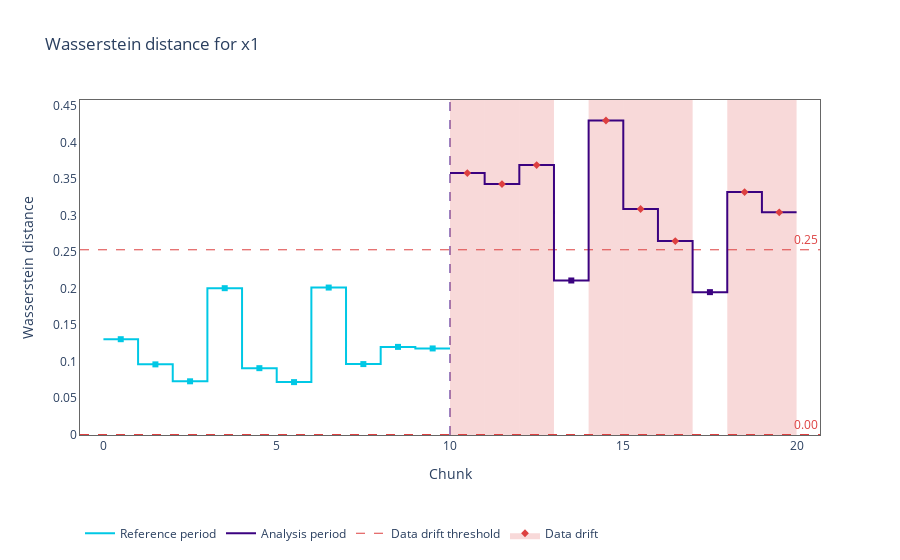

Write notebook code for a chart like this one.
### Code cell
drift_fig = results.plot(kind = "drift",
                method = "wasserstein_distance",
                column_name = "x1",
                plot_reference = True)
drift_fig.show()

### Figure 1 — Plotly figure (JSON) as saved in the notebook; plotly's stock layout.template omitted (floating-point values rounded to 4 significant figures)
{"data": [{"hoverinfo": "skip", "legendgroup": "1", "line": {"color": "#00c8e5", "shape": "hv", "width": 2}, "mode": "lines", "name": "Reference period", "type": "scatter", "x": [0, 1, 2, 3, 4, 5, 6, 7, 8, 9, 10], "y": [0.1306, 0.09607, 0.07288, 0.2005, 0.09088, 0.07176, 0.2013, 0.09646, 0.12, 0.1179, 0.1179]}, {"hoverinfo": "skip", "legendgroup": "1", "line": {"color": "#3b0280", "shape": "hv", "width": 2}, "mode": "lines", "name": "Analysis period", "type": "scatter", "x": [10, 11, 12, 13, 14, 15, 16, 17, 18, 19, 20], "y": [0.3581, 0.3431, 0.3692, 0.211, 0.4302, 0.309, 0.265, 0.195, 0.3321, 0.3044, 0.3044]}, {"customdata": [["[0:99]", "0.1306", "<b style=\"color:#00c8e5;line-height:60px\">Reference</b>", "", "", 0], ["[100:199]", "0.0961", "<b style=\"color:#00c8e5;line-height:60px\">Reference</b>", "", "", 1], ["[200:299]", "0.0729", "<b style=\"color:#00c8e5;line-height:60px\">Reference</b>", "", "", 2], ["[300:399]", "0.2005", "<b style=\"color:#00c8e5;line-height:60px\">Reference</b>", "", "", 3], ["[400:499]", "0.0909", "<b style=\"color:#00c8e5;line-height:60px\">Reference</b>", "", "", 4], ["[500:599]", "0.0718", "<b style=\"color:#00c8e5;line-height:60px\">Reference</b>", "", "", 5], ["[600:699]", "0.2013", "<b style=\"color:#00c8e5;line-height:60px\">Reference</b>", "", "", 6], ["[700:799]", "0.0965", "<b style=\"color:#00c8e5;line-height:60px\">Reference</b>", "", "", 7], ["[800:899]", "0.1200", "<b style=\"color:#00c8e5;line-height:60px\">Reference</b>", "", "", 8], ["[900:999]", "0.1179", "<b style=\"color:#00c8e5;line-height:60px\">Reference</b>", "", "", 9]], "hovertemplate": "%{customdata[2]} &nbsp; &nbsp; <span style=\"color:#AD0000\">%{customdata[3]}</span><br>Chunk: <b>%{customdata[0]}</b> &nbsp; &nbsp; Chunk index: <b>%{customdata[5]}</b><br />Wasserstein distance: <b>%{customdata[1]}</b>  &nbsp; &nbsp; %{customdata[4]}</b>  &nbsp; &nbsp;<extra></extra>", "marker": {"color": "#00c8e5", "size": 6, "symbol": "square"}, "mode": "markers", "name": "Reference", "showlegend": false, "type": "scatter", "x": [0.5, 1.5, 2.5, 3.5, 4.5, 5.5, 6.5, 7.5, 8.5, 9.5], "y": [0.1306, 0.09607, 0.07288, 0.2005, 0.09088, 0.07176, 0.2013, 0.09646, 0.12, 0.1179]}, {"customdata": [["[300:399]", "0.2110", "<b style=\"color:#3b0280;line-height:60px\">Analysis</b>", "", "", 13], ["[700:799]", "0.1950", "<b style=\"color:#3b0280;line-height:60px\">Analysis</b>", "", "", 17]], "hovertemplate": "%{customdata[2]} &nbsp; &nbsp; <span style=\"color:#AD0000\">%{customdata[3]}</span><br>Chunk: <b>%{customdata[0]}</b> &nbsp; &nbsp; Chunk index: <b>%{customdata[5]}</b><br />Wasserstein distance: <b>%{customdata[1]}</b>  &nbsp; &nbsp; %{customdata[4]}</b>  &nbsp; &nbsp;<extra></extra>", "marker": {"color": "#3b0280", "size": 6, "symbol": "square"}, "mode": "markers", "name": "No data drift", "showlegend": false, "type": "scatter", "x": [13.5, 17.5], "y": [0.211, 0.195]}, {"customdata": [["[0:99]", "0.3581", "<b style=\"color:#3b0280;line-height:60px\">Analysis</b>", "⚠ <b>Drift detected</b>", "", 10], ["[100:199]", "0.3431", "<b style=\"color:#3b0280;line-height:60px\">Analysis</b>", "⚠ <b>Drift detected</b>", "", 11], ["[200:299]", "0.3692", "<b style=\"color:#3b0280;line-height:60px\">Analysis</b>", "⚠ <b>Drift detected</b>", "", 12], ["[400:499]", "0.4302", "<b style=\"color:#3b0280;line-height:60px\">Analysis</b>", "⚠ <b>Drift detected</b>", "", 14], ["[500:599]", "0.3090", "<b style=\"color:#3b0280;line-height:60px\">Analysis</b>", "⚠ <b>Drift detected</b>", "", 15], ["[600:699]", "0.2650", "<b style=\"color:#3b0280;line-height:60px\">Analysis</b>", "⚠ <b>Drift detected</b>", "", 16], ["[800:899]", "0.3321", "<b style=\"color:#3b0280;line-height:60px\">Analysis</b>", "⚠ <b>Drift detected</b>", "", 18], ["[900:999]", "0.3044", "<b style=\"color:#3b0280;line-height:60px\">Analysis</b>", "⚠ <b>Drift detected</b>", "", 19]], "hovertemplate": "%{customdata[2]} &nbsp; &nbsp; <span style=\"color:#AD0000\">%{customdata[3]}</span><br>Chunk: <b>%{customdata[0]}</b> &nbsp; &nbsp; Chunk index: <b>%{customdata[5]}</b><br />Wasserstein distance: <b>%{customdata[1]}</b>  &nbsp; &nbsp; %{customdata[4]}</b>  &nbsp; &nbsp;<extra></extra>", "marker": {"color": "#DD4040", "size": 6, "symbol": "diamond"}, "mode": "markers", "name": "Data drift", "showlegend": false, "type": "scatter", "x": [10.5, 11.5, 12.5, 14.5, 15.5, 16.5, 18.5, 19.5], "y": [0.3581, 0.3431, 0.3692, 0.4302, 0.309, 0.265, 0.3321, 0.3044]}, {"legendgroup": "1", "line": {"color": "#DD4040", "dash": "dash", "width": 1}, "mode": "lines", "name": "Data drift threshold", "type": "scatter", "x": [0, 1, 2, 3, 4, 5, 6, 7, 8, 9, 0, 1, 2, 3, 4, 5, 6, 7, 8, 9], "y": [null, null]}, {"line": {"color": "rgba(0,0,0,0)"}, "mode": "lines", "showlegend": false, "type": "scatter", "x": [0, 1, 2, 3, 4, 5, 6, 7, 8, 9, 0, 1, 2, 3, 4, 5, 6, 7, 8, 9], "y": [null, null]}, {"fill": "tonexty", "fillcolor": "rgba(0.8666666666666667, 0.25098039215686274, 0.25098039215686274, 0.2)", "legendgroup": "1", "line": {"color": "rgba(0,0,0,0)"}, "marker": {"color": "#DD4040", "size": 6, "symbol": "diamond"}, "mode": "lines+markers", "name": "Data drift", "type": "scatter", "x": [0, 1, 2, 3, 4, 5, 6, 7, 8, 9, 0, 1, 2, 3, 4, 5, 6, 7, 8, 9], "y": [null, null]}], "layout": {"annotations": [{"font": {"color": "#DD4040"}, "showarrow": false, "text": "0.25", "x": 1, "xanchor": "right", "xref": "x domain", "y": 0.2531, "yanchor": "bottom", "yref": "y"}, {"font": {"color": "#DD4040"}, "showarrow": false, "text": "0.00", "x": 1, "xanchor": "right", "xref": "x domain", "y": 0, "yanchor": "bottom", "yref": "y"}], "hoverlabel": {"bgcolor": "white", "font": {"size": 14}}, "legend": {"itemclick": false, "itemdoubleclick": false, "orientation": "h", "traceorder": "normal", "x": 0, "xanchor": "left", "y": -0.25, "yanchor": "top"}, "paper_bgcolor": "rgba(255,255,255,1)", "plot_bgcolor": "rgba(255,255,255,1)", "shapes": [{"layer": "below", "line": {"color": "#DD4040", "dash": "dash", "width": 1}, "type": "line", "x0": 0, "x1": 1, "xref": "x domain", "y0": 0.2531, "y1": 0.2531, "yref": "y"}, {"layer": "below", "line": {"color": "#DD4040", "dash": "dash", "width": 1}, "type": "line", "x0": 0, "x1": 1, "xref": "x domain", "y0": 0, "y1": 0, "yref": "y"}, {"layer": "below", "line": {"color": "#3b0280", "dash": "dash", "width": 1}, "type": "line", "x0": 10, "x1": 10, "xref": "x", "y0": 0, "y1": 1, "yref": "y domain"}, {"fillcolor": "#DD4040", "layer": "below", "line": {"width": 0}, "opacity": 0.2, "type": "rect", "x0": 10, "x1": 11, "xref": "x", "y0": 0, "y1": 1, "yref": "y domain"}, {"fillcolor": "#DD4040", "layer": "below", "line": {"width": 0}, "opacity": 0.2, "type": "rect", "x0": 11, "x1": 12, "xref": "x", "y0": 0, "y1": 1, "yref": "y domain"}, {"fillcolor": "#DD4040", "layer": "below", "line": {"width": 0}, "opacity": 0.2, "type": "rect", "x0": 12, "x1": 13, "xref": "x", "y0": 0, "y1": 1, "yref": "y domain"}, {"fillcolor": "#DD4040", "layer": "below", "line": {"width": 0}, "opacity": 0.2, "type": "rect", "x0": 14, "x1": 15, "xref": "x", "y0": 0, "y1": 1, "yref": "y domain"}, {"fillcolor": "#DD4040", "layer": "below", "line": {"width": 0}, "opacity": 0.2, "type": "rect", "x0": 15, "x1": 16, "xref": "x", "y0": 0, "y1": 1, "yref": "y domain"}, {"fillcolor": "#DD4040", "layer": "below", "line": {"width": 0}, "opacity": 0.2, "type": "rect", "x0": 16, "x1": 17, "xref": "x", "y0": 0, "y1": 1, "yref": "y domain"}, {"fillcolor": "#DD4040", "layer": "below", "line": {"width": 0}, "opacity": 0.2, "type": "rect", "x0": 18, "x1": 19, "xref": "x", "y0": 0, "y1": 1, "yref": "y domain"}, {"fillcolor": "#DD4040", "layer": "below", "line": {"width": 0}, "opacity": 0.2, "type": "rect", "x0": 19, "x1": 20, "xref": "x", "y0": 0, "y1": 1, "yref": "y domain"}], "title": {"text": "Wasserstein distance for x1"}, "xaxis": {"linecolor": "#666666", "mirror": true, "showgrid": false, "title": {"text": "Chunk"}, "zeroline": false}, "yaxis": {"linecolor": "#666666", "mirror": true, "showgrid": false, "title": {"text": "Wasserstein distance"}, "zeroline": false}}}
